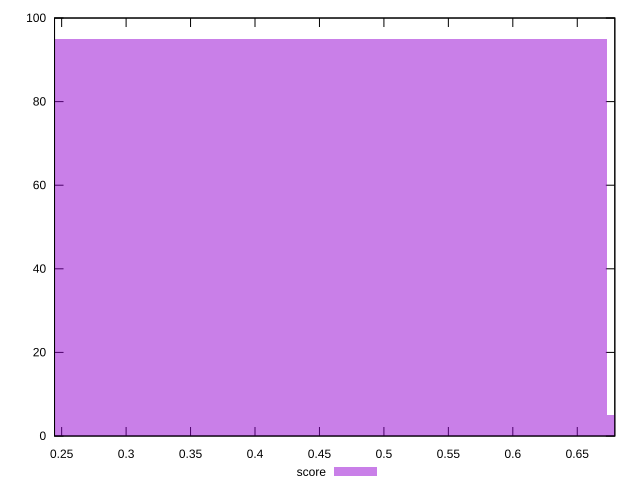

This figure's gnuplot source:
reset

$score <<EOF
0.4486030154678302 95
0.8972060309356604 5
EOF

set key outside below
set boxwidth 0.4486030154678302
set xrange [0.24447509805739986:0.679138324734899]
set yrange [0:100]
set trange [0:100]
set style fill transparent solid 0.5 noborder
set terminal svg size 640, 490 enhanced background rgb 'white'
set output "reprap/cumulative-layout-shift/samples/pages+cached+nointeractive/score/histogram.svg"

plot $score title "score" with boxes

reset
